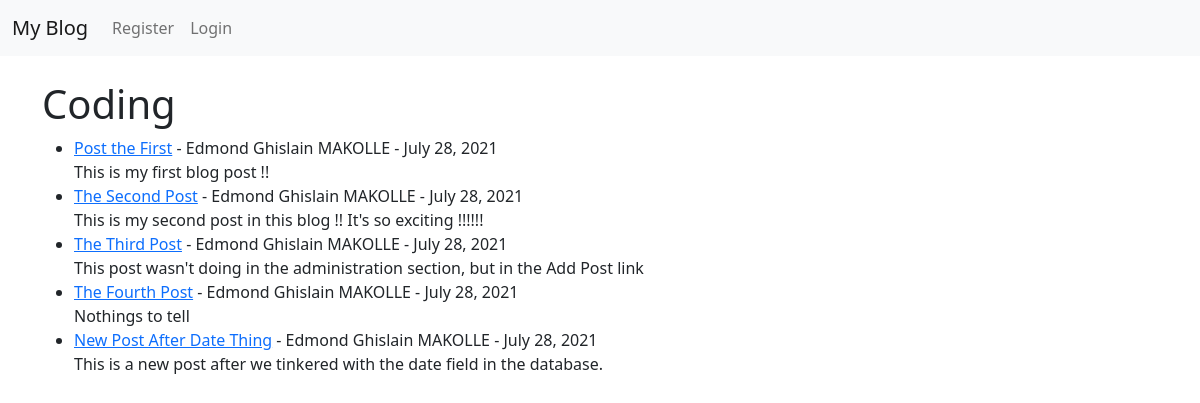
/category/coding/, run on an earlier commit of the app's database.
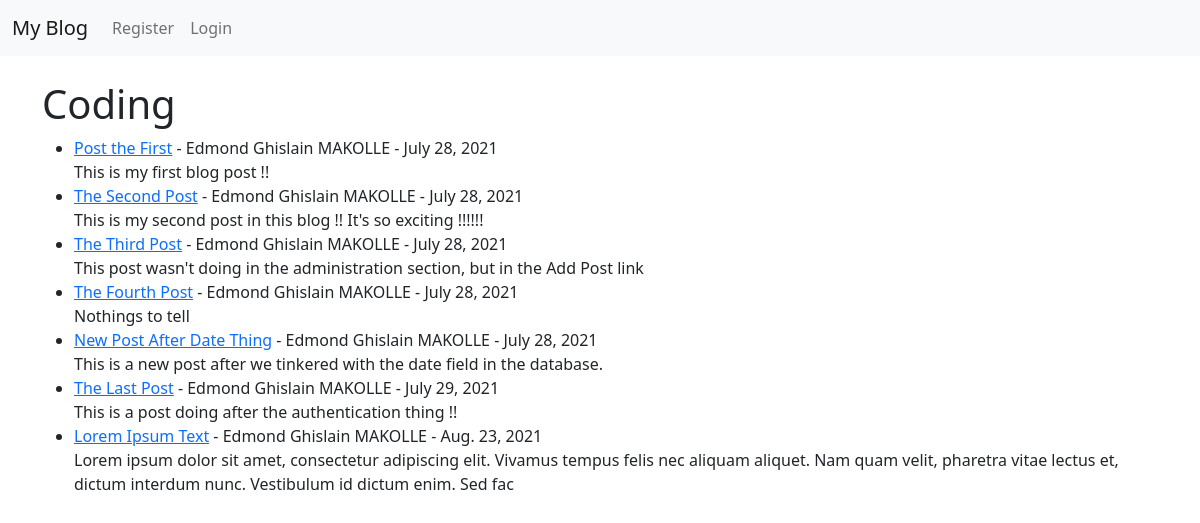
And on a later commit of the database.
### theblog/models.py (models this page shows, shortened)
class Post (models.Model):
    title = models.CharField(max_length=255)
    author = models.ForeignKey(User, on_delete=models.CASCADE)
    body = models.TextField()
    post_date = models.DateField(auto_now_add=True)
    category = models.CharField(max_length=255, default='Coding')

### theblog/views.py (the view)
# urls.py: path('category/<str:cats>/', CategoryView, name="category")
def CategoryView(request, cats):
    category_posts = Post.objects.filter(category=cats.replace('-', ' '))
    return render(request, 'categories.html', {'cats':cats.title().replace('-', ' '), 'category_posts':category_posts})

### theblog/templates/categories.html (shortened to what this page needs)
{% extends 'base.html' %}
{% block content %}
    {% if category_posts %}
        <h1>{{ cats }}</h1>
        <ul>
            {% for post in category_posts %}
                <li>
                    <a href="{% url 'article-detail' post.pk %}">{{ post.title}}</a> -
                    {{ post.author.first_name }} {{ post.author.last_name }} -
                    {{ post.post_date }}
                    <br>
                    {{ post.body | slice:":200" | safe }}  {% comment %} Le slice permet de determiner le nombre de lettre a afficher {% endcomment %}
                    <br>
                </li>
            {% endfor %}
        </ul>
    {% else %}
        <h2>Sorry, this page does not exist... </h2>
    {% endif %}
{% endblock %}

What changed in the data, as far as the page shows it:
added Post: title "The Last Post", author.first_name "Edmond Ghislain", author.last_name "MAKOLLE", post_date "July 29, 2021", body "This is a post doing after the authentication thing !!"
added Post: title "Lorem Ipsum Text", author.first_name "Edmond Ghislain", author.last_name "MAKOLLE", post_date "Aug. 23, 2021", body "Lorem ipsum dolor sit amet, consectetur adipiscing elit. Vivamus tempus felis nec aliquam aliquet. Nam quam velit, pharetra vitae lectus et, dictum interdum nunc. Vestibulum id dictum enim. Sed fac"
